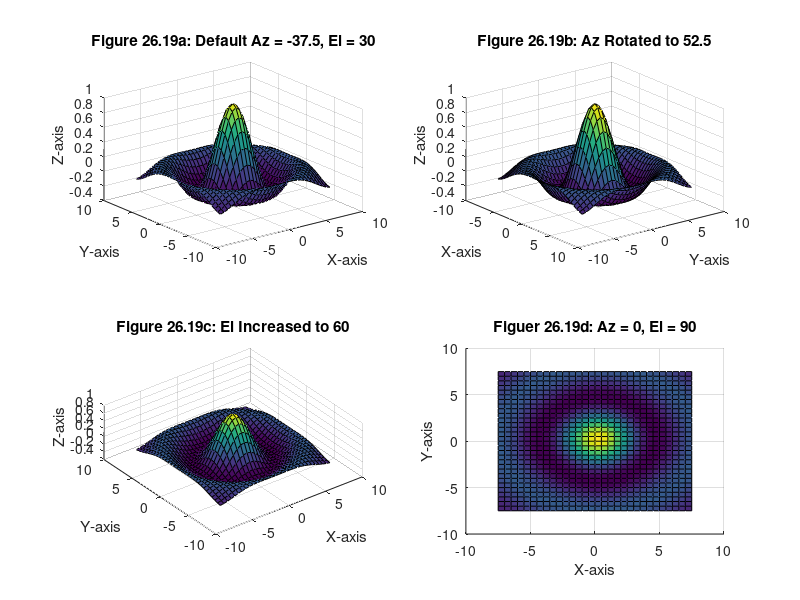

MATLAB code to generate this figure:
% MATLAB Script: GraphicalViewpoints.m

x = -7.5:0.5:7.5;         % create a data set
y = x;
[X,Y] = meshgrid(x,y);
R = sqrt(X.^2 + Y.^2) + eps;
Z = sin(R)./R;

subplot(2,2,1)
surf(X,Y,Z)
view(-37.5,30)
xlabel('X-axis')
ylabel('Y-axis')
zlabel('Z-axis')
title('Figure 26.19a: Default Az = -37.5, El = 30')

subplot(2,2,2)
surf(X,Y,Z)
view(-37.5 + 90, 30)
xlabel('X-axis')
ylabel('Y-axis')
zlabel('Z-axis')
title('Figure 26.19b: Az Rotated to 52.5')

subplot(2,2,3)
surf(X,Y,Z)
view(-37.5,60)
xlabel('X-axis')
ylabel('Y-axis')
zlabel('Z-axis')
title('Figure 26.19c: El Increased to 60')

subplot(2,2,4)
surf(X,Y,Z)
view(0,90)
xlabel('X-axis')
ylabel('Y-axis')
title('Figuer 26.19d: Az = 0, El = 90')
